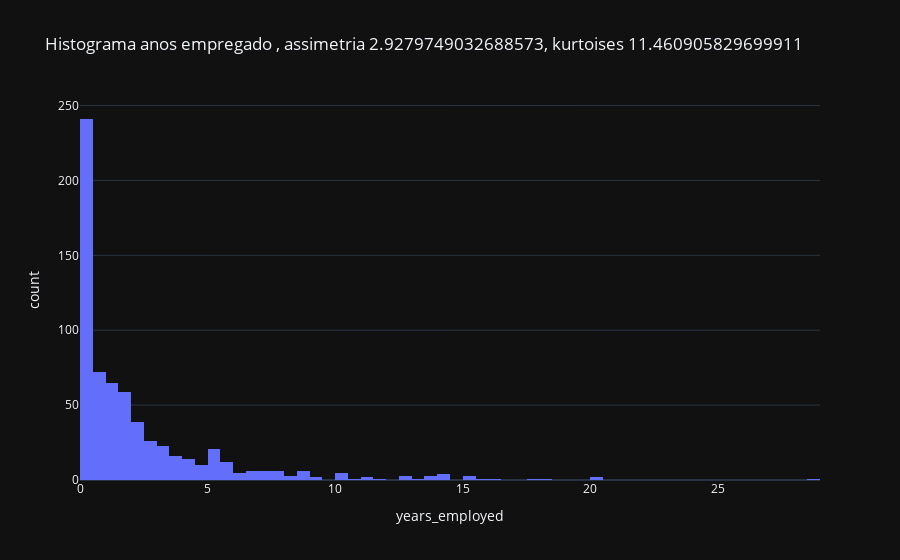

The code cell stored with this chart in its notebook:
### Code cell
fig = px.histogram(df, x="years_employed", hover_data=df.columns,
                   title=f'Histograma anos empregado , assimetria {df["years_employed"].skew()}, kurtoises {df["years_employed"].kurt()}')
fig.show()

### Figure 1 — Plotly figure (JSON) as saved in the notebook; plotly's stock layout.template omitted (floating-point values rounded to 4 significant figures; data arrays with more than 128 entries replaced by an {"elided": "..."} marker saying what was removed)
{"data": [{"alignmentgroup": "True", "bingroup": "x", "hovertemplate": "years_employed=%{x}<br>count=%{y}<extra></extra>", "legendgroup": "", "marker": {"color": "#636efa", "pattern": {"shape": ""}}, "name": "", "offsetgroup": "", "orientation": "v", "showlegend": false, "x": {"elided": "662 float values"}, "xaxis": "x", "yaxis": "y", "type": "histogram"}], "layout": {"xaxis": {"anchor": "y", "domain": [0.0, 1.0], "title": {"text": "years_employed"}}, "yaxis": {"anchor": "x", "domain": [0.0, 1.0], "title": {"text": "count"}}, "legend": {"tracegroupgap": 0}, "title": {"text": "Histograma anos empregado , assimetria 2.9279749032688573, kurtoises 11.460905829699911"}, "barmode": "relative"}}
